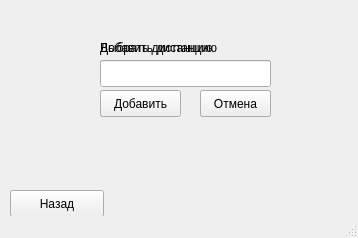
<?xml version="1.0" encoding="UTF-8"?>
<ui version="4.0">
 <class>frm_distance</class>
 <widget class="QMainWindow" name="frm_distance">
  <property name="geometry">
   <rect>
    <x>0</x>
    <y>0</y>
    <width>358</width>
    <height>238</height>
   </rect>
  </property>
  <property name="windowTitle">
   <string>Выбор дистанции</string>
  </property>
  <widget class="QWidget" name="centralwidget">
   <widget class="QComboBox" name="cb_distance">
    <property name="geometry">
     <rect>
      <x>100</x>
      <y>60</y>
      <width>171</width>
      <height>23</height>
     </rect>
    </property>
   </widget>
   <widget class="QLabel" name="lb_set">
    <property name="geometry">
     <rect>
      <x>100</x>
      <y>40</y>
      <width>151</width>
      <height>16</height>
     </rect>
    </property>
    <property name="text">
     <string>Выбрать дистанцию</string>
    </property>
   </widget>
   <widget class="QPushButton" name="bt_new">
    <property name="geometry">
     <rect>
      <x>200</x>
      <y>90</y>
      <width>71</width>
      <height>27</height>
     </rect>
    </property>
    <property name="text">
     <string>Новая</string>
    </property>
   </widget>
   <widget class="QPushButton" name="bt_ok">
    <property name="geometry">
     <rect>
      <x>100</x>
      <y>90</y>
      <width>71</width>
      <height>27</height>
     </rect>
    </property>
    <property name="text">
     <string>OK</string>
    </property>
   </widget>
   <widget class="QPushButton" name="bt_cancel">
    <property name="geometry">
     <rect>
      <x>200</x>
      <y>90</y>
      <width>71</width>
      <height>27</height>
     </rect>
    </property>
    <property name="text">
     <string>Отмена</string>
    </property>
   </widget>
   <widget class="QPushButton" name="bt_addDistance">
    <property name="enabled">
     <bool>true</bool>
    </property>
    <property name="geometry">
     <rect>
      <x>100</x>
      <y>90</y>
      <width>81</width>
      <height>27</height>
     </rect>
    </property>
    <property name="text">
     <string>Добавить</string>
    </property>
   </widget>
   <widget class="QLineEdit" name="te_newDistance">
    <property name="enabled">
     <bool>true</bool>
    </property>
    <property name="geometry">
     <rect>
      <x>100</x>
      <y>60</y>
      <width>171</width>
      <height>27</height>
     </rect>
    </property>
    <property name="readOnly">
     <bool>false</bool>
    </property>
   </widget>
   <widget class="QLabel" name="lb_add">
    <property name="geometry">
     <rect>
      <x>100</x>
      <y>40</y>
      <width>171</width>
      <height>16</height>
     </rect>
    </property>
    <property name="text">
     <string>Добавить дистанцию</string>
    </property>
   </widget>
   <widget class="QPushButton" name="bt_back">
    <property name="geometry">
     <rect>
      <x>10</x>
      <y>190</y>
      <width>94</width>
      <height>27</height>
     </rect>
    </property>
    <property name="text">
     <string>Назад</string>
    </property>
   </widget>
  </widget>
  <widget class="QStatusBar" name="statusbar"/>
 </widget>
 <resources/>
 <connections/>
</ui>
